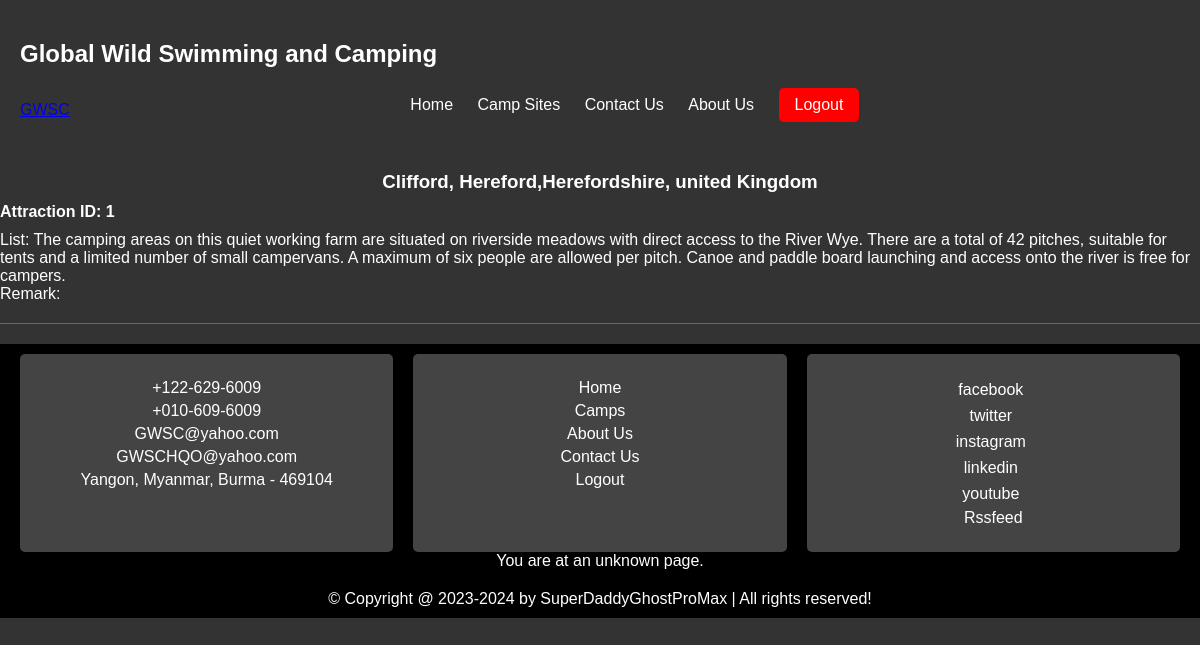
The page /attractions.php?id=8 on the database its author committed.
### tables this page shows
CREATE TABLE `camp` (
  `id` int(11) NOT NULL,
  `camp_name` varchar(100) NOT NULL,
  `location` text NOT NULL,
  `address` text NOT NULL,
  `country` varchar(255) NOT NULL,
  `about` text NOT NULL,
  `photo` varchar(255) NOT NULL
);

CREATE TABLE `attractions` (
  `id` int(11) NOT NULL,
  `list` text NOT NULL,
  `campid` int(11) NOT NULL,
  `remark` text NOT NULL
);

### attractions.php (the view, shortened to what this page needs)
<!DOCTYPE html>
<html>
<head>
</head>
<body>
    <?php
        include("user_header.php");
        include("config.php");
        if (isset($_GET['id'])) {
            $cid = $_GET['id'];
            $stmt = $conn->prepare("SELECT * FROM camp WHERE id = ?");
            $stmt->bind_param("i", $cid);
            $stmt->execute();
            $campsite_result = $stmt->get_result();
            $campsite = $campsite_result->fetch_assoc();
            if ($campsite) {
                echo "<h3>" . $campsite['camp_name'] . "</h3>";
                $stmt = $conn->prepare("SELECT * FROM attractions WHERE campid = ?");
                $stmt->bind_param("i", $cid);
                $stmt->execute();
                $attractions_result = $stmt->get_result();
                if ($attractions_result->num_rows > 0) {
                    while ($attraction = $attractions_result->fetch_assoc()) {
                        echo "<h4>Attraction ID: " . $attraction['id'] . "</h4>";
                        echo "<p>List: " . $attraction['list'] . "</p>";
                        echo "<p>Remark: " . $attraction['remark'] . "</p>";
                        echo "<hr>";
                    }
                } else {
                    echo "No attractions found for this campsite.";
                }
            } else {
                echo "Campsite not found.";
            }
        } else {
            echo "Invalid request. Please go back to the search page.";
        }
        include("user_footer.php");
    ?>
</body>
</html>

### css/style.css (style rules this page uses)
body, html { margin: 0; padding: 0; font-family: Arial, sans-serif; }
body { background-color: #333; color: #fff; }
h3 { color: #fff; text-align: center; }
hr { border: none; border-top: 1px solid #666; margin: 20px 0; }
h3 { margin-bottom: 20px; }
h4 { margin-bottom: 10px; }
p { margin-bottom: 10px; }
h3 { margin-bottom: 10px; }
h3 { color: #fff; }
h4 { margin-top: 10px; color: #fff; }
p { margin: 0; color: #fff; }

### rows shown on the page
camp: camp_name "Clifford, Hereford,Herefordshire, united Kingdom"
attractions: id "1", list "The camping areas on this quiet working farm are situated on riverside meadows with direct access to the River Wye. There are a total of 42 pitches, suitable for tents and a limited number of small campervans. A maximum of six people are allowed per pitch. Canoe and paddle board launching and access onto the river is free for campers."
